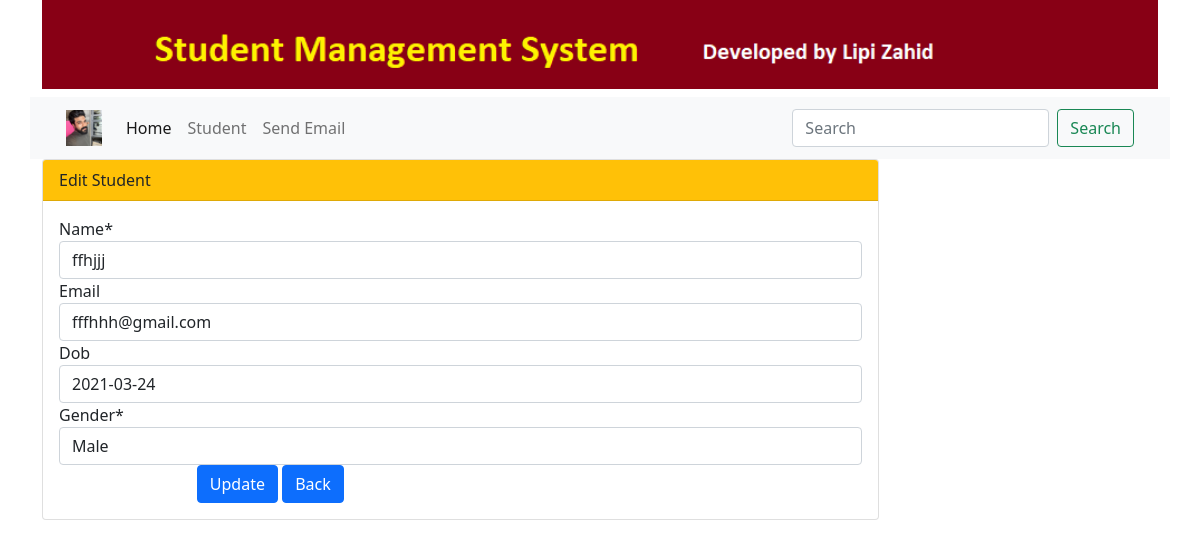
The app's page /std/edit/337 with its own data.
### myapp/models.py (models this page shows, shortened)
class Student(models.Model):
    GENDER_CHOICES=[('Male','Male'),('Female','Female')]
    id=models.AutoField(primary_key=True)
    name=models.CharField(max_length=100)
    email=models.EmailField(unique=True,blank=True)
    dob=models.DateField(default=datetime.now, blank=True)
    gender=models.CharField(max_length=6,choices=GENDER_CHOICES,default='Female')

### myapp/views.py (the view)
# urls.py: path('edit/<int:id>', views.edit,name='edit'),
def edit(request,id):
    student=Student.objects.get(pk=id)
    form=StudentForm(request.POST or None, instance=student)
    context={'title':'Edit','student':student,'form':form}
    return render(request,'student/edit.html',context)

### myapp/forms.py
class StudentForm(forms.ModelForm):
    class Meta:
        model=Student
        fields="__all__"

### templates/student/edit.html (shortened to what this page needs)
{% extends 'base.html' %}
{% block content %}
        <form action="{%  url 'student:update' student.id %}" method="POST">
            <div class="card w-75">
                <div class="card-header bg-warning text-dark" >
                  Edit Student
                </div>
                <div class="card-body">
                    {% load crispy_forms_tags %}
                    {{ form|crispy }}
                    <div class="form-grow row">
                        <label for="gender" class="col-sm-2 col-form-label"></label>
                        <div class="col-sm-6">
                            <button type="submit" class="btn btn-primary">Update</button>
                            <a href="{%  url 'student:home' %}" class="btn btn-primary">Back</a>
                        </div>
                    </div>
                </div>
              </div>
        </form>
{% endblock %}

### records on screen
Student: name "ffhjjj", email "fffhhh@gmail.com", dob "2021-03-24", gender "Male"
